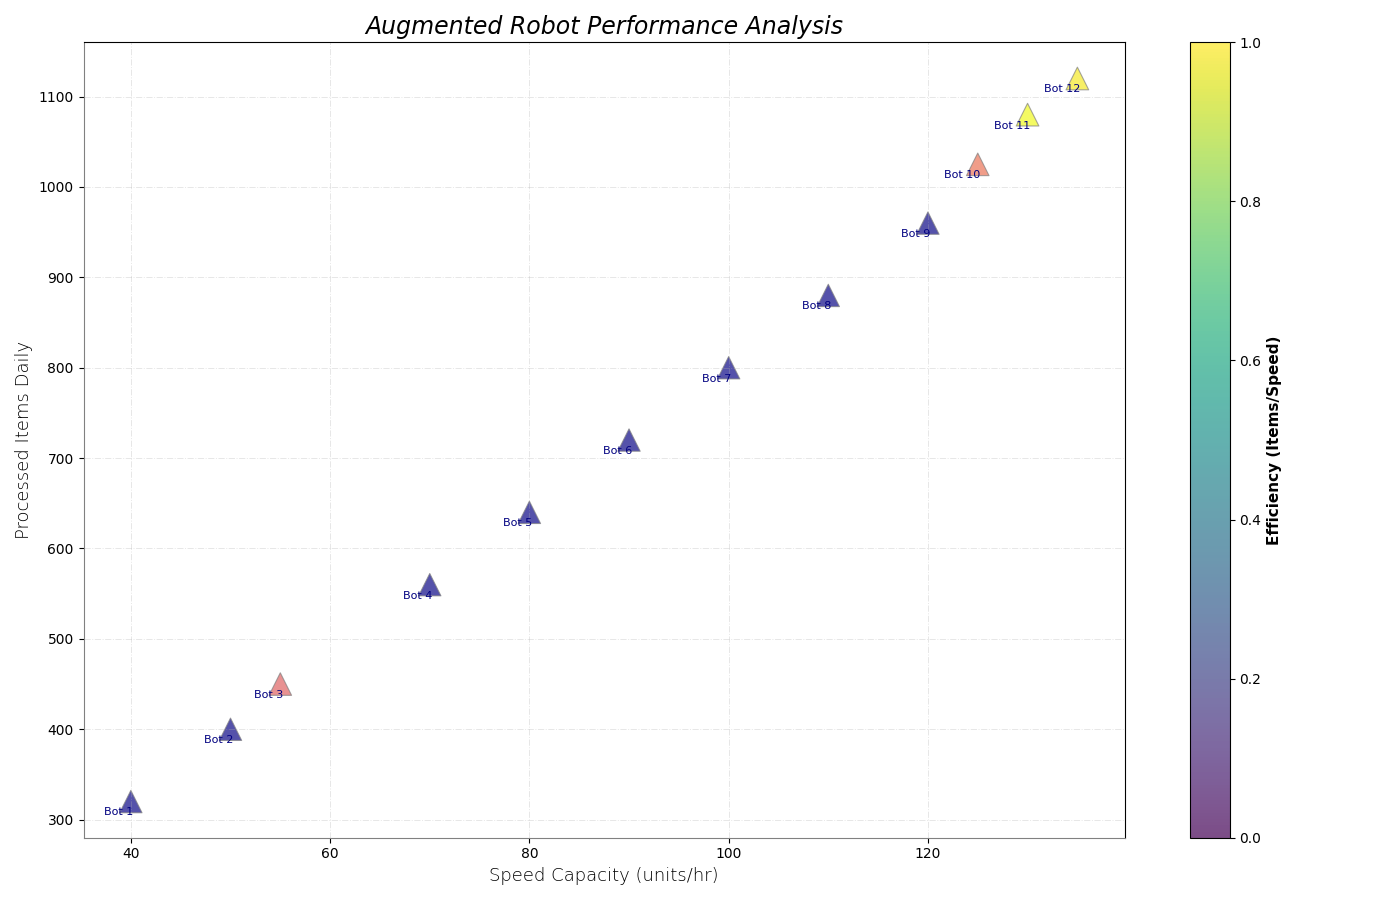

Source code (Python):
import matplotlib.pyplot as plt
import numpy as np

# Reduced datasets by removing last three robots
robot_ids = np.arange(1, 13)
operational_speeds = np.array([40, 50, 55, 70, 80, 90, 100, 110, 120, 125, 130, 135])
items_processed = np.array([320, 400, 450, 560, 640, 720, 800, 880, 960, 1025, 1080, 1120])

performance_metric = items_processed / operational_speeds
colors = plt.cm.plasma((performance_metric - performance_metric.min()) / (performance_metric.max() - performance_metric.min()))

plt.figure(figsize=(14, 9))
sc = plt.scatter(operational_speeds, items_processed, 
                 c=colors, s=100 + performance_metric * 20, 
                 alpha=0.7, edgecolors='gray', linewidth=0.8, cmap='plasma', marker='^')

plt.title("Augmented Robot Performance Analysis", fontsize=17, fontstyle='italic')
plt.xlabel("Speed Capacity (units/hr)", fontsize=13, fontweight='light')
plt.ylabel("Processed Items Daily", fontsize=13, fontweight='light')

cbar = plt.colorbar(sc)
cbar.set_label('Efficiency (Items/Speed)', fontsize=11, weight='bold')

for i, txt in enumerate(robot_ids):
    plt.annotate(f"Bot {txt}", (operational_speeds[i], items_processed[i]), 
                 textcoords="offset points", xytext=(2, -10), ha='right', fontsize=8, color='navy')

plt.grid(True, linestyle='-.', linewidth=0.7, alpha=0.3)

plt.gca().spines['top'].set_visible(True)
plt.gca().spines['right'].set_visible(True)
plt.gca().spines['left'].set_color('gray')
plt.gca().spines['bottom'].set_color('gray')

plt.tight_layout()
plt.show()
